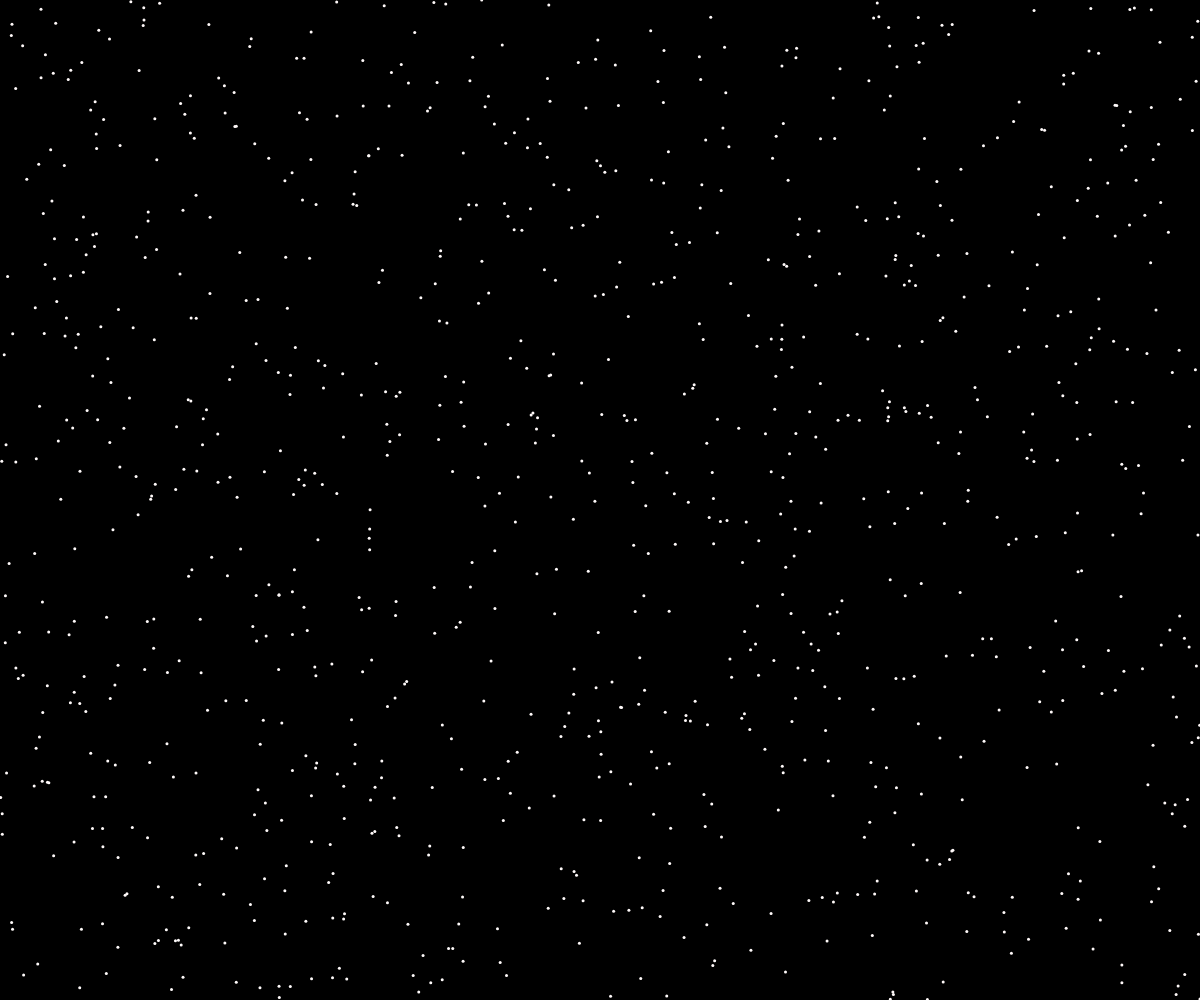
Frame 1 (no input)
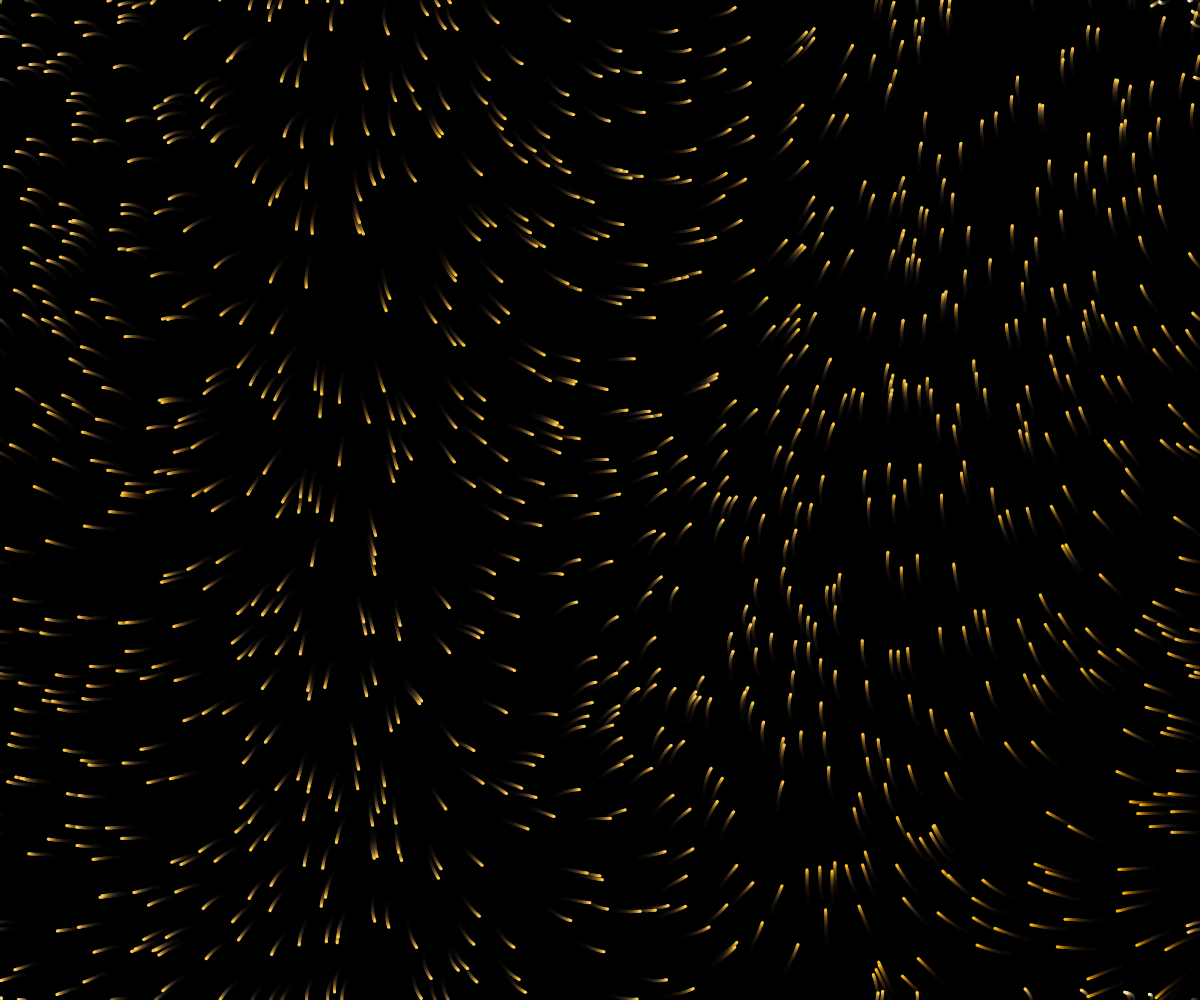
Frame 60 (no input)
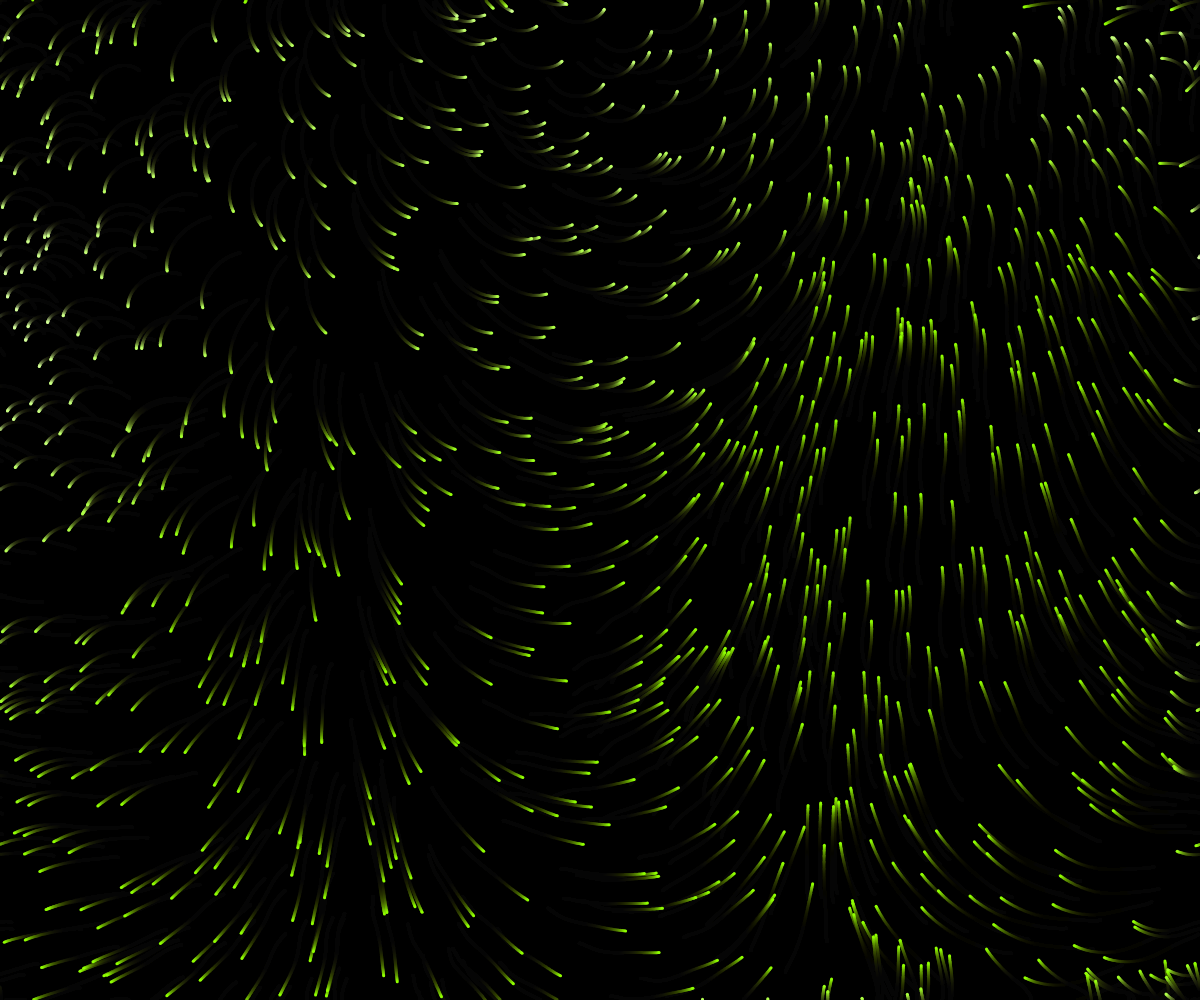
Frame 120 (the mouse pressed at the canvas centre since frame 60)

The p5.js sketch that drew these frames (run headless with seeded random() and noise() and a simulated clock; from frame 60 on, the mouse is pressed at the canvas centre):

// p5.js sketch
// ── sketch.js
let inc = 0.02;     // Amount of incrementing to each offset
let scl = 50;       // Scale of each grid cell
let cols, rows;     // Column and row count
let zoff = 0;       // Universal Z offset for animation
let off = 100;      // General offset
let particles = []; // Array for particles
let count = 1000;   // Particle count
let flowfield = []; // Flowfield containing all the vectors
let drag = 0.99;    // Drag coefficient
let shadow = 0.09;  // Shadow coefficient
let mag = 0.05;     // Flowfield vector magnitude coefficient
let zinc = 0.005;   // Zoff speed change
let hue = 0;        // Current hue
let hinc = 0.002;    // Hue increase per frame

/** Setup dimensions, create new particles and initialize
 *  flowfield as a 2-dimensional array of empty vectors. */
function setup() {
  createCanvas(windowWidth, windowHeight);
  cols = width / scl;
  rows = height / scl;
  for (let i = 0; i < count; i++) {
    particles[i] = new Particle()
  }
  for (let x = 0; x < cols; x++) {
    flowfield[x] = [];
    for (let y = 0; y < rows; y++) {
      flowfield[x][y] = createVector(0, 0);
    }
  }
  background(0);
}

function draw() {

  /** Draw see-through backgrounds */
  colorMode(RGB, 255);
  fill(0, 0, 0, shadow * 255);
  noStroke();
  rect(0, 0, width, height);
  stroke(255);

  /** Loop over field, increasing y- and xoff and creating
   *  a new vectorfield each time, saving all the vectors
   *  to flowfield. */
  let yoff = 0;
  for (let y = 0; y < rows; y++) {
    let xoff = 0;
    for (let x = 0; x < cols; x++) {
      let v = p5.Vector.fromAngle(noise(xoff, yoff, zoff) * PI * 8);
      let m = noise(xoff + off, yoff + off, zoff + off);
      v.setMag(m * mag);
      //drawFieldVector(v, x, y);
      flowfield[x][y] = v;
      xoff += inc;
    }
    yoff += inc;
  }
  zoff += zinc;
  hue += hinc;

  /** Loop over all particles, animating them and updating
   *  their physics. */
  for (let p of particles) {
    let x = floor(p.pos.x / scl);
    let y = floor(p.pos.y / scl);
    let force = flowfield[x][y];
    p.applyForce(force);
    p.update();
    p.show();
  }
}

/** Draws a given field vector. */
function drawFieldVector(v, x, y) { 
  stroke(v.mag() * 1000);
  strokeWeight(v.mag() * 50);
  push();
  translate((x + 0.5) * scl, (y + 0.5) * scl);
  rotate(v.heading());
  line(-scl / 2, 0, scl / 2, 0);
  pop();
}
// ── particle.js

/** Class to represent the particles flowing through the
 *  flowfield. */
class Particle {

    /** Constructs a particle without acceleration or
     *  velocity to a random spot in the canvas. */
    constructor() {
        this.pos = createVector(random(width), random(height));
        this.vel = createVector(0, 0);
        this.acc = createVector(0, 0);
    }

    /** Updates this object based on its velocity and
     *  applied forces, looping it over the screen. */
    update() {
        this.vel.add(this.acc);
        this.vel.mult(drag);
        this.pos.add(this.vel);
        this.acc.mult(0);
        if (this.pos.x > width)  this.pos.x -= width;
        if (this.pos.y > height) this.pos.y -= height;
        if (this.pos.x < 0) this.pos.x += width;
        if (this.pos.y < 0) this.pos.y += height;
    }

    /** Applies a given force (vector) to this object. */
    applyForce(force) {
        this.acc.add(force);
    }

    /** Renders this object as a point. */
    show() {
        colorMode(HSB, 1.0);
        stroke(hue % 1, this.vel.mag(), 1.0);
        strokeWeight(3);
        point(this.pos.x, this.pos.y);
    }
}
